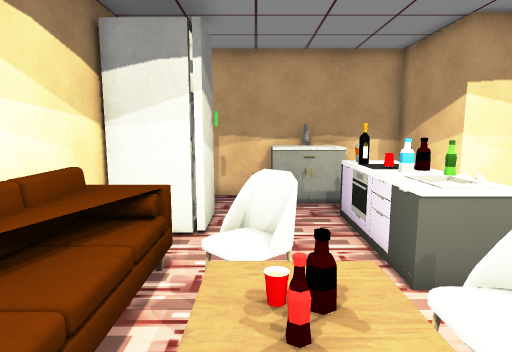
[1] (above)

16 first-person views from a walk through a 3-D level made in the Unity game engine. The camera is 1.4 m above the floor, tilts 8° down and sees 75° across. The floor is counted in squares, 0.5 m on a side. Each view is taken from the middle of a square. On the plan, view 1 faces up. The plan holds only what a view shows up to about 20 squares ahead; the rest is blank. The place goes on beyond the plan. Some animated figures are not drawn. Some surface patterns are stand-ins.

[2]
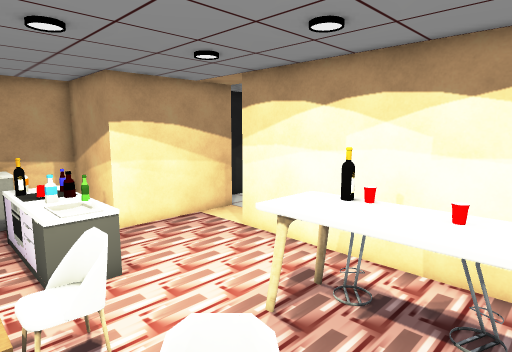

[3]
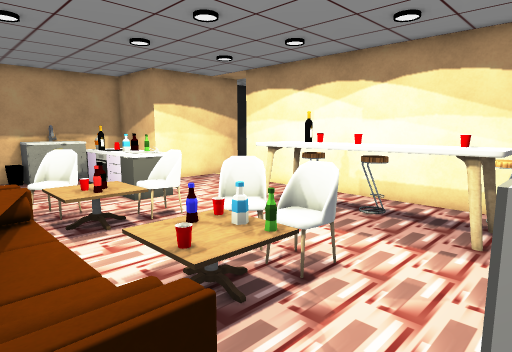

[4]
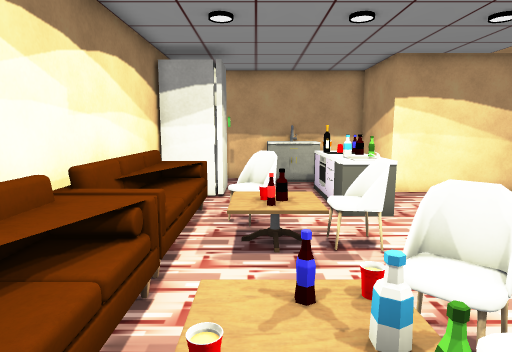

[5]
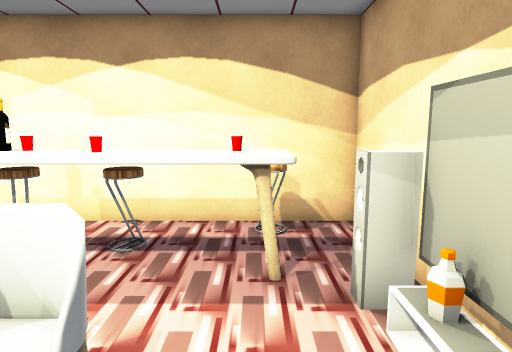

[6]
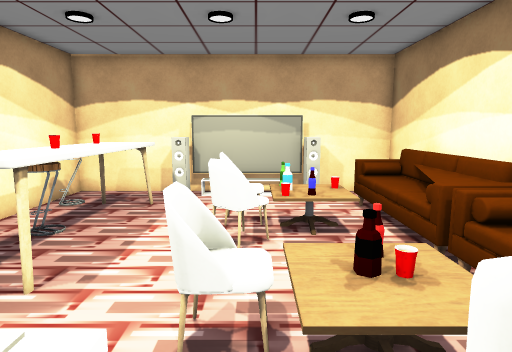

[7]
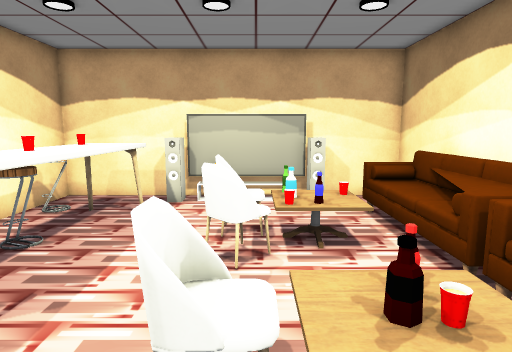

[8]
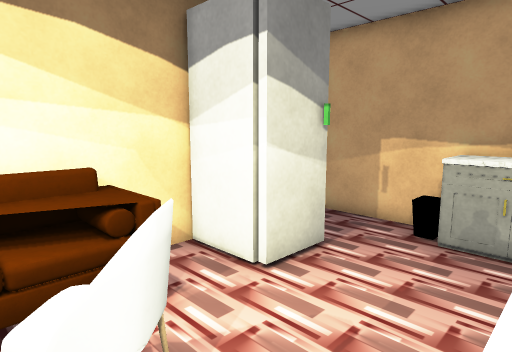

[9]
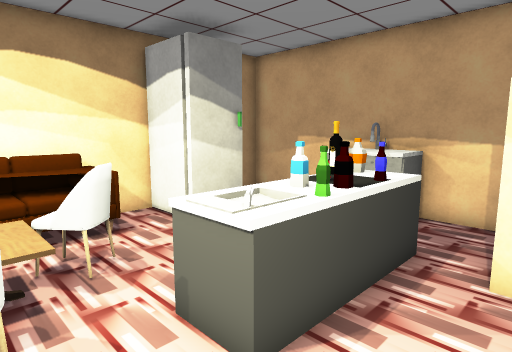

[10]
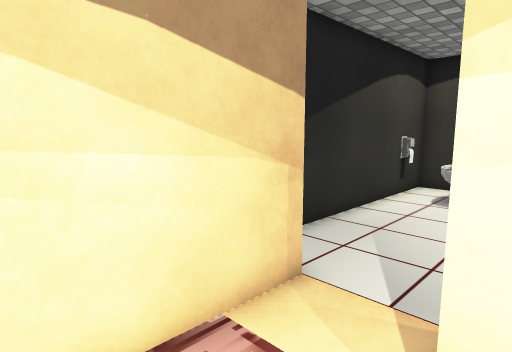

[11]
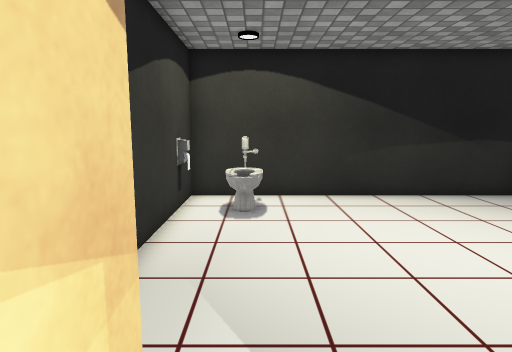

[12]
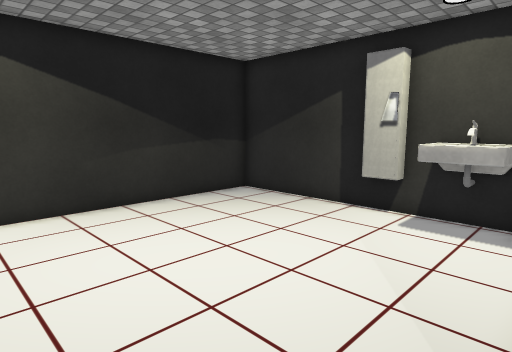

[13]
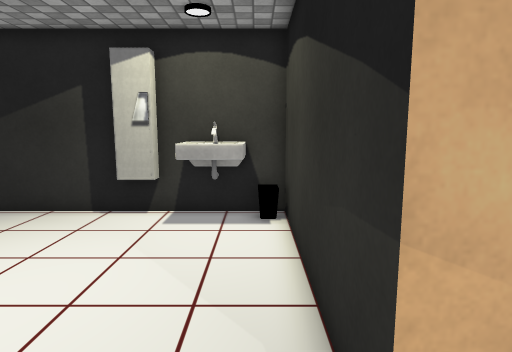

[14]
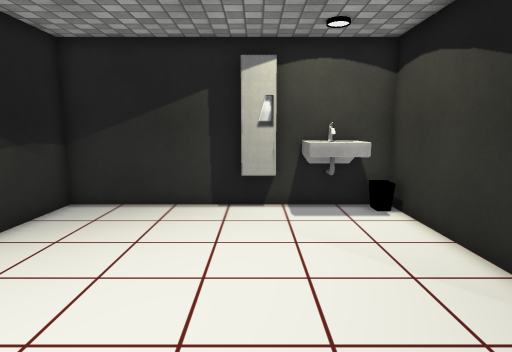

[15]
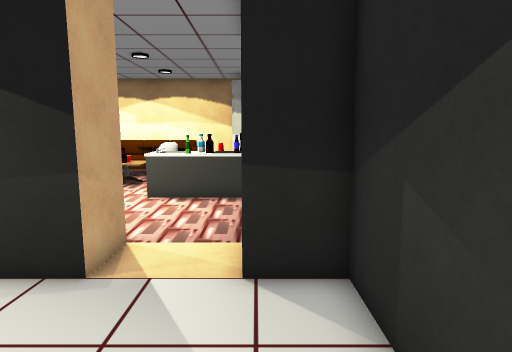

[16]
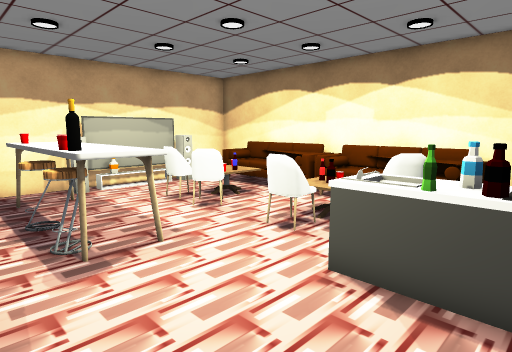

### Floor plan
Key: @ floor where view 1 was taken; # wall or solid block; . main floor; : floor 0.5 m higher than the main floor; / step, stairs or slope; = window, fence, low wall or low ledge; ^ raised ledge; O other object.
Columns run from 4 left of view 1 to 24 right of it. Each row starts with its distance up from view 1.
 14 ###########
 13 #....^^^..#
 12   ...##...#     ##########O##
 11  OO....OO.#     #.........O #
 10    O...OO.#######........OOO#
  9 #  O...OO................OOO#
  8 #......OO...................#
  7 #OO....OO.....###...........#
  6 #OO.O..OO.....###...........#
  5 #OOOOO.OO.....# #...........#
  4 #OO.OO........# #...........#
  3 #OO.OOOO......# #...........#
  2 #OO....O..OOO.# #...........#
  1 #OO.......OOO.# #...........#
  0 #OO.@.....OOO.# #...........#
 -1 #OO...OO..OOO.# #OOO........#
 -2 #OO.:/OO..OOO.# ##OO#########
 -3 #OO.//OO..OOO.#
 -4 #OO.......OOO.#
 -5 #OO.......OOOO#
 -6 #.........OO O#
 -7 #..=####O^....#
 -8 ###############

Positions as (right, up) in squares from view 1, and headings:
1: (0, 0), facing up
2: (1, -3), facing up-right
3: (-3, -7), facing up-right
4: (0, -5), facing up
5: (0, -5), facing right
6: (2, 7), facing down
7: (2, 6), facing down
8: (3, 4), facing up-left
9: (7, 3), facing up-left
10: (7, 6), facing up-right
11: (10, 9), facing right
12: (12, 9), facing down-right
13: (13, 9), facing down
14: (17, 10), facing down
15: (18, 10), facing left
16: (10, 9), facing down-left
